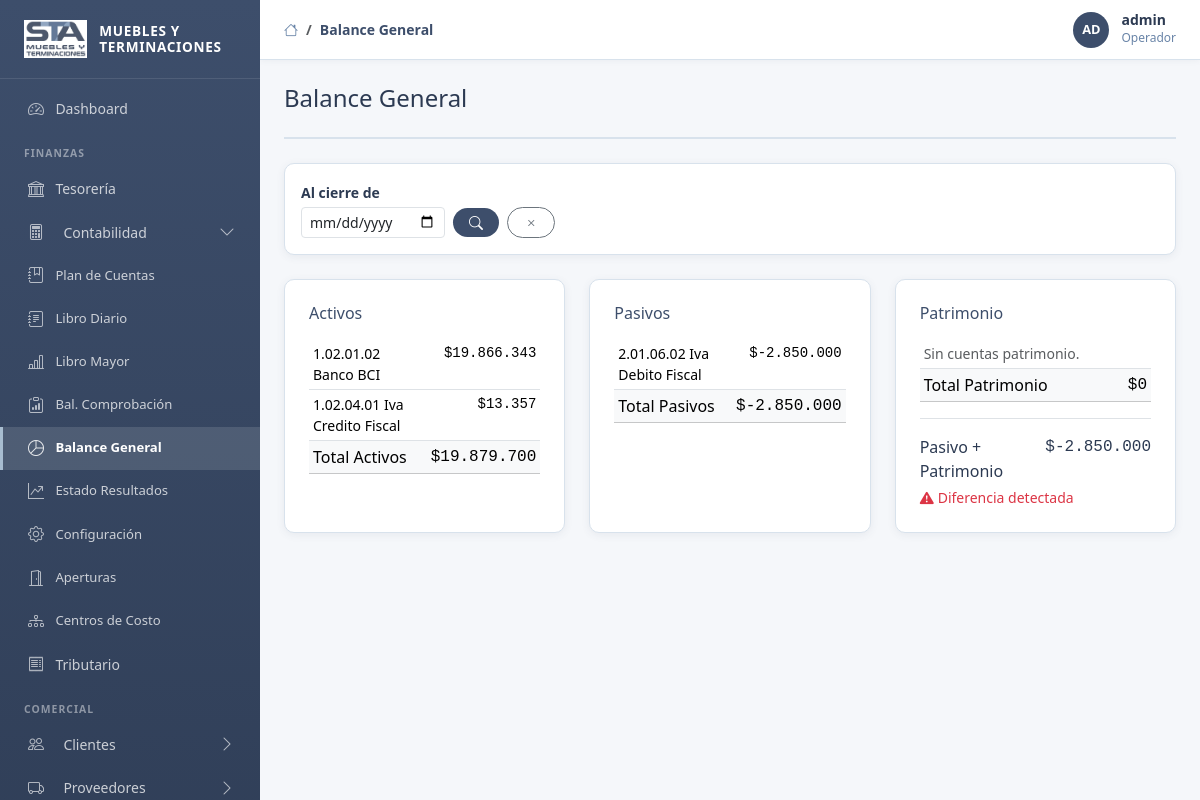
Screenshot of /gestion/contabilidad/balance-general/ (signed in) with the database file from the repository.
### apps/accounts/models.py (models this page shows, shortened)
class CustomUser(AbstractUser):
    ROL_CHOICES = [
        ('admin', 'Administrador'),
        ('gerente', 'Gerente'),
        ('contador', 'Contador'),
        ('rrhh', 'Recursos Humanos'),
        ('tesorero', 'Tesorero'),
        ('vendedor', 'Vendedor'),
        ('operador', 'Operador'),
        ('solo_lectura', 'Solo Lectura'),
    ]
    rol = models.CharField(max_length=20, choices=ROL_CHOICES, default='operador', verbose_name='Rol')
    cargo = models.CharField(max_length=100, blank=True, verbose_name='Cargo')
    telefono = models.CharField(max_length=20, blank=True, verbose_name='Teléfono')
    avatar = models.ImageField(upload_to='avatars/', null=True, blank=True, verbose_name='Avatar')
    class Meta:
        verbose_name = 'Usuario'
        verbose_name_plural = 'Usuarios'
    @property
    def nombre_display(self):
        return self.get_full_name() or self.username

### apps/contabilidad/models.py (models this page shows, shortened)
class PlanCuentas(TimeStampedModel):
    TIPO_CHOICES = [
        ('activo', 'Activo'),
        ('pasivo', 'Pasivo'),
        ('ingreso', 'Ingreso'),
        ('costo', 'Costo Operacional'),
        ('gasto', 'Gasto Administrativo'),
        ('socio', 'Socio / Gerencia'),
        ('patrimonio', 'Patrimonio / Resultados Acumulados'),
    ]
    NIVEL_CHOICES = [(i, f'Nivel {i}') for i in range(1, 5)]
    codigo = models.CharField(max_length=20, unique=True, verbose_name='Código')
    nombre = models.CharField(max_length=200, verbose_name='Nombre')
    tipo = models.CharField(max_length=20, choices=TIPO_CHOICES, verbose_name='Tipo')
    nivel = models.PositiveSmallIntegerField(choices=NIVEL_CHOICES, verbose_name='Nivel')
    parent = models.ForeignKey(
        'self', null=True, blank=True, on_delete=models.PROTECT,
        related_name='subcuentas', verbose_name='Cuenta padre'
    )
    descripcion = models.TextField(blank=True, verbose_name='Descripción')
    activa = models.BooleanField(default=True, verbose_name='Activa')
    acepta_movimientos = models.BooleanField(
        default=True,
        verbose_name='Acepta movimientos',
        help_text='Solo las cuentas de nivel 3 y 4 deberían aceptar movimientos directos.'
    )
    class Meta:
        verbose_name = 'Cuenta Contable'
        verbose_name_plural = 'Plan de Cuentas'
        ordering = ['codigo']

### apps/contabilidad/views.py (the view)
# urls.py: path('balance-general/', views.BalanceGeneralView.as_view(), name='balance_general'),
class BalanceGeneralView(GestionMixin, View):
    template_name = 'admin/contabilidad/balance_general.html'
    def get(self, request):
        from django.shortcuts import render
        hasta = request.GET.get('hasta')
        qs = LineaAsiento.objects.filter(asiento__estado='confirmado').select_related('cuenta')
        if hasta:
            qs = qs.filter(asiento__fecha__lte=parse_date(hasta))
        from collections import defaultdict
        from decimal import Decimal
        saldos = defaultdict(Decimal)
        cuentas_map = {}
        for linea in qs:
            saldos[linea.cuenta_id] += linea.debe - linea.haber
            cuentas_map[linea.cuenta_id] = linea.cuenta
        activos, pasivos, patrimonio = [], [], []
        total_activo = Decimal('0')
        total_pasivo = Decimal('0')
        total_patrimonio = Decimal('0')
        for cid, saldo in saldos.items():
            if saldo == 0:
                continue
            cuenta = cuentas_map[cid]
            row = {'cuenta': cuenta, 'saldo': saldo}
            if cuenta.tipo == 'activo':
                activos.append(row)
                total_activo += saldo
            elif cuenta.tipo == 'pasivo':
                pasivos.append(row)
                total_pasivo += saldo
            elif cuenta.tipo == 'socio':
                patrimonio.append(row)
                total_patrimonio += saldo
        activos.sort(key=lambda r: r['cuenta'].codigo)
        pasivos.sort(key=lambda r: r['cuenta'].codigo)
        patrimonio.sort(key=lambda r: r['cuenta'].codigo)
        return render(request, self.template_name, {
            'titulo': 'Balance General',
            'activos': activos, 'total_activo': total_activo,
            'pasivos': pasivos, 'total_pasivo': total_pasivo,
            'patrimonio': patrimonio, 'total_patrimonio': total_patrimonio,
            'total_pasivo_patrimonio': total_pasivo + total_patrimonio,
        })

### templates/admin/contabilidad/balance_general.html (shortened to what this page needs)
{% extends 'base_admin.html' %}
{% load custom_tags %}
{% block breadcrumb %}
  <li class="breadcrumb-item active">Balance General</li>
{% endblock %}
{% block content %}
<div class="page-header">
  <h4 class="page-title">Balance General</h4>
</div>
<div class="card-sta p-3 mb-4">
  <form method="get" class="row g-2 align-items-end">
    <div class="col-auto">
      <label class="form-label small mb-1">Al cierre de</label>
      <input type="date" name="hasta" class="form-control form-control-sm" value="{{ request.GET.hasta }}">
    </div>
    <div class="col-auto">
      <button type="submit" class="btn btn-sta btn-sm rounded-pill px-3"><i class="bi bi-search"></i></button>
      <a href="{% url 'contabilidad:balance_general' %}" class="btn btn-outline-secondary btn-sm rounded-pill px-3 ms-1"><i class="bi bi-x"></i></a>
    </div>
  </form>
</div>
<div class="row g-4">
  <div class="col-lg-4">
    <div class="card-sta p-4 h-100">
      <h6 class="fw-700 text-sta mb-3">Activos</h6>
      <table class="table table-sm mb-0">
        <tbody>
          {% for row in activos %}
          <tr>
            <td class="small">{{ row.cuenta.codigo }} {{ row.cuenta.nombre }}</td>
            <td class="text-end small font-monospace">{{ row.saldo|moneda_chilena }}</td>
          </tr>
          {% empty %}
          <tr><td colspan="2" class="text-muted small">Sin cuentas activo.</td></tr>
          {% endfor %}
        </tbody>
        <tfoot class="table-light fw-700">
          <tr>
            <td>Total Activos</td>
            <td class="text-end font-monospace">{{ total_activo|moneda_chilena }}</td>
          </tr>
        </tfoot>
      </table>
    </div>
  </div>
  <div class="col-lg-4">
    <div class="card-sta p-4 h-100">
      <h6 class="fw-700 text-sta mb-3">Pasivos</h6>
      <table class="table table-sm mb-0">
        <tbody>
          {% for row in pasivos %}
          <tr>
            <td class="small">{{ row.cuenta.codigo }} {{ row.cuenta.nombre }}</td>
            <td class="text-end small font-monospace">{{ row.saldo|moneda_chilena }}</td>
          </tr>
          {% empty %}
          <tr><td colspan="2" class="text-muted small">Sin cuentas pasivo.</td></tr>
          {% endfor %}
        </tbody>
        <tfoot class="table-light fw-700">
          <tr>
            <td>Total Pasivos</td>
            <td class="text-end font-monospace">{{ total_pasivo|moneda_chilena }}</td>
          </tr>
        </tfoot>
      </table>
    </div>
  </div>
  <div class="col-lg-4">
    <div class="card-sta p-4 h-100">
      <h6 class="fw-700 text-sta mb-3">Patrimonio</h6>
      <table class="table table-sm mb-0">
        <tbody>
          {% for row in patrimonio %}
          <tr>
            <td class="small">{{ row.cuenta.codigo }} {{ row.cuenta.nombre }}</td>
            <td class="text-end small font-monospace">{{ row.saldo|moneda_chilena }}</td>
          </tr>
          {% empty %}
          <tr><td colspan="2" class="text-muted small">Sin cuentas patrimonio.</td></tr>
          {% endfor %}
        </tbody>
        <tfoot class="table-light fw-700">
          <tr>
            <td>Total Patrimonio</td>
            <td class="text-end font-monospace">{{ total_patrimonio|moneda_chilena }}</td>
          </tr>
        </tfoot>
      </table>
      <div class="border-top mt-3 pt-3 fw-700">
        <div class="d-flex justify-content-between">
          <span>Pasivo + Patrimonio</span>
          <span class="font-monospace">{{ total_pasivo_patrimonio|moneda_chilena }}</span>
        </div>
        {% if total_activo == total_pasivo_patrimonio %}
        <div class="text-success small mt-1"><i class="bi bi-check-circle-fill me-1"></i>Balance cuadrado</div>
        {% elif total_activo > 0 %}
        <div class="text-danger small mt-1"><i class="bi bi-exclamation-triangle-fill me-1"></i>Diferencia detectada</div>
        {% endif %}
      </div>
    </div>
  </div>
</div>
{% endblock %}

### templates/base_admin.html (shortened to what this page needs)
{% load static %}
<!DOCTYPE html>
<html lang="es">
<head>
  <link href="https://cdn.jsdelivr.net/npm/bootstrap@5.3.3/dist/css/bootstrap.min.css" rel="stylesheet">
  <link href="https://cdn.jsdelivr.net/npm/bootstrap-icons@1.11.3/font/bootstrap-icons.min.css" rel="stylesheet">
  <link rel="stylesheet" href="{% static 'css/main.css' %}">
  <link rel="stylesheet" href="{% static 'css/admin.css' %}">
</head>
<body>
<div class="admin-wrapper">
  <aside class="admin-sidebar" id="adminSidebar">
    <div class="sidebar-brand">
      {% if logo_exists %}
        <img src="{% static 'img/logo.png' %}" alt="STA">
      {% else %}
        <div style="width:38px;height:38px;background:rgba(255,255,255,0.15);border-radius:8px;display:flex;align-items:center;justify-content:center;font-weight:800;font-size:1rem;color:white;">STA</div>
      {% endif %}
      <span>Muebles y<br>Terminaciones</span>
    </div>
    <nav class="flex-grow-1 py-2 overflow-auto">
      <a href="{% url 'dashboard:index' %}" class="nav-link {% if request.resolver_match.namespace == 'dashboard' %}active{% endif %}">
        <i class="bi bi-speedometer2"></i> Dashboard
      </a>
      <div class="nav-section-title">Finanzas</div>
      <a href="{% url 'tesoreria:resumen' %}" class="nav-link {% if request.resolver_match.namespace == 'tesoreria' %}active{% endif %}">
        <i class="bi bi-bank"></i> Tesorería
      </a>
      <a class="nav-link nav-group-toggle d-flex align-items-center {% if request.resolver_match.namespace != 'contabilidad' %}collapsed{% endif %}"
         data-bs-toggle="collapse" href="#nav-contabilidad" role="button"
         aria-expanded="{% if request.resolver_match.namespace == 'contabilidad' %}true{% else %}false{% endif %}">
        <i class="bi bi-calculator me-2"></i><span>Contabilidad</span>
        <i class="bi bi-chevron-down nav-chevron ms-auto"></i>
      </a>
      <div class="collapse {% if request.resolver_match.namespace == 'contabilidad' %}show{% endif %}" id="nav-contabilidad">
        <a href="{% url 'contabilidad:plan_list' %}" class="nav-link ps-4 {% if request.resolver_match.url_name == 'plan_list' %}active{% endif %}" style="font-size:.82rem;">
          <i class="bi bi-journal-bookmark"></i> Plan de Cuentas
        </a>
        <a href="{% url 'contabilidad:diario_list' %}" class="nav-link ps-4 " style="font-size:.82rem;">
          <i class="bi bi-journal-text"></i> Libro Diario
        </a>
        <a href="{% url 'contabilidad:libro_mayor' %}" class="nav-link ps-4 {% if request.resolver_match.url_name == 'libro_mayor' %}active{% endif %}" style="font-size:.82rem;">
          <i class="bi bi-bar-chart-line"></i> Libro Mayor
        </a>
        <a href="{% url 'contabilidad:balance_comprobacion' %}" class="nav-link ps-4 {% if request.resolver_match.url_name == 'balance_comprobacion' %}active{% endif %}" style="font-size:.82rem;">
          <i class="bi bi-clipboard-data"></i> Bal. Comprobación
        </a>
        <a href="{% url 'contabilidad:balance_general' %}" class="nav-link ps-4 {% if request.resolver_match.url_name == 'balance_general' %}active{% endif %}" style="font-size:.82rem;">
          <i class="bi bi-pie-chart"></i> Balance General
        </a>
        <a href="{% url 'contabilidad:estado_resultados' %}" class="nav-link ps-4 {% if request.resolver_match.url_name == 'estado_resultados' %}active{% endif %}" style="font-size:.82rem;">
          <i class="bi bi-graph-up-arrow"></i> Estado Resultados
        </a>
        <a href="{% url 'contabilidad:configuracion' %}" class="nav-link ps-4 {% if request.resolver_match.url_name == 'configuracion' %}active{% endif %}" style="font-size:.82rem;">
          <i class="bi bi-gear"></i> Configuración
        </a>
        <a href="{% url 'contabilidad:apertura' %}" class="nav-link ps-4 {% if request.resolver_match.url_name == 'apertura' %}active{% endif %}" style="font-size:.82rem;">
          <i class="bi bi-door-open"></i> Aperturas
        </a>
        <a href="{% url 'contabilidad:centro_list' %}" class="nav-link ps-4 {% if 'centro' in request.resolver_match.url_name %}active{% endif %}" style="font-size:.82rem;">
          <i class="bi bi-diagram-3"></i> Centros de Costo
        </a>
      </div>
      <a href="{% url 'tributario:resumen' %}" class="nav-link {% if request.resolver_match.namespace == 'tributario' %}active{% endif %}">
        <i class="bi bi-receipt"></i> Tributario
      </a>
      <div class="nav-section-title">Comercial</div>
      <a class="nav-link nav-group-toggle d-flex align-items-center {% if request.resolver_match.namespace != 'clientes' %}collapsed{% endif %}"
         data-bs-toggle="collapse" href="#nav-clientes" role="button"
         aria-expanded="{% if request.resolver_match.namespace == 'clientes' %}true{% else %}false{% endif %}">
        <i class="bi bi-people me-2"></i><span>Clientes</span>
        <i class="bi bi-chevron-down nav-chevron ms-auto"></i>
      </a>
      <a class="nav-link nav-group-toggle d-flex align-items-center {% if request.resolver_match.namespace != 'proveedores' %}collapsed{% endif %}"
         data-bs-toggle="collapse" href="#nav-proveedores" role="button"
         aria-expanded="{% if request.resolver_match.namespace == 'proveedores' %}true{% else %}false{% endif %}">
        <i class="bi bi-truck me-2"></i><span>Proveedores</span>
        <i class="bi bi-chevron-down nav-chevron ms-auto"></i>
      </a>
    </nav>
  </aside>
  <div class="admin-content">
    <header class="admin-topbar">
      <div class="d-flex align-items-center gap-3">
        <nav aria-label="breadcrumb">
          <ol class="breadcrumb mb-0">
            <li class="breadcrumb-item"><a href="{% url 'dashboard:index' %}"><i class="bi bi-house"></i></a></li>
            {% block breadcrumb %}{% endblock %}
          </ol>
        </nav>
      </div>
      <div class="topbar-user">
        {% if user.is_authenticated %}
          <div class="avatar">{{ user.nombre_display|slice:":2"|upper }}</div>
          <div class="d-none d-md-block">
            <div class="fw-600" style="line-height:1.2;">{{ user.nombre_display }}</div>
            <div style="font-size:.75rem;color:var(--sta-steel);">{{ user.get_rol_display }}</div>
          </div>
        {% endif %}
      </div>
    </header>
    <main class="admin-main">
      {% block content %}{% endblock %}
    </main>
  </div>
</div>
</body>
</html>

### rows the page displays
CustomUser: nombre_display "AD", nombre_display "admin", rol "Operador"
PlanCuentas: cuenta.codigo "1.02.01.02", cuenta.nombre "Banco BCI", saldo|moneda_chilena "$19.866.343"
PlanCuentas: cuenta.codigo "1.02.04.01", cuenta.nombre "Iva Credito Fiscal", saldo|moneda_chilena "$13.357"
PlanCuentas: cuenta.codigo "2.01.06.02", cuenta.nombre "Iva Debito Fiscal", saldo|moneda_chilena "$-2.850.000"

### other values shown
{{ total_activo|moneda_chilena }} "$19.879.700"
{{ total_pasivo|moneda_chilena }} "$-2.850.000"
{{ total_patrimonio|moneda_chilena }} "$0"
{{ total_pasivo_patrimonio|moneda_chilena }} "$-2.850.000"
